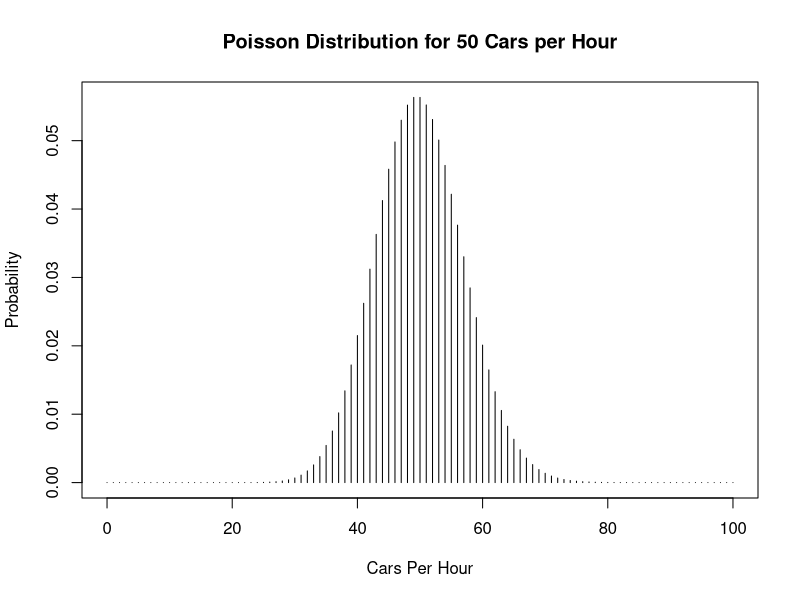
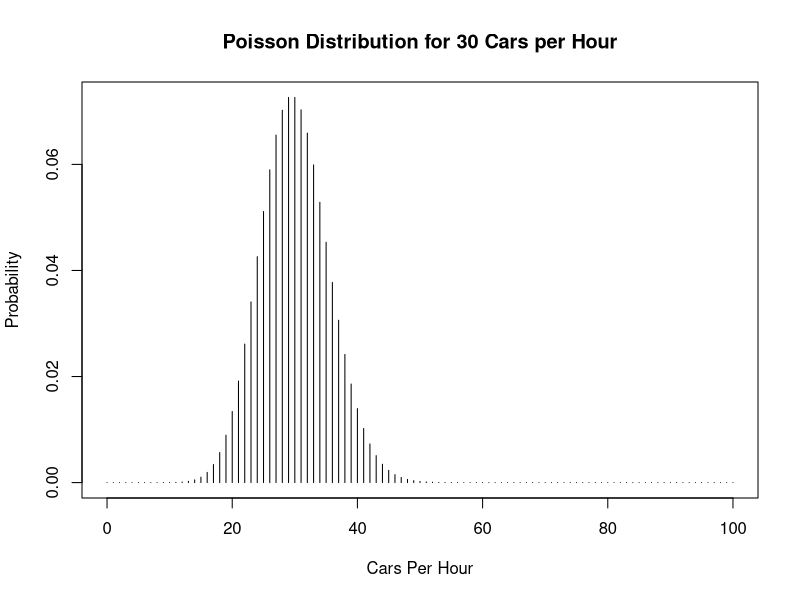
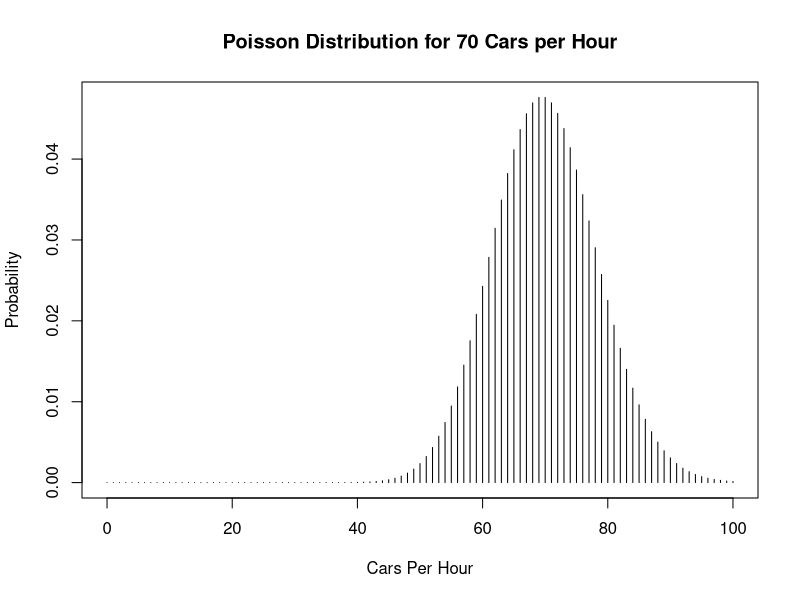

Reproduce these figures in R, in order.
# 1
  x=0:100
  y=dpois(x,lambda =50)
  plot(x,y,type = 'h', main="Poisson Distribution for 50 Cars per Hour",
       xlab="Cars Per Hour", ylab="Probability")

  ppois(90,lambda =50,lower.tail = FALSE)

  
# 2
  x=0:100
  y=dpois(x,lambda =30)
  plot(x,y,type = 'h', main="Poisson Distribution for 30 Cars per Hour",
       xlab="Cars Per Hour", ylab="Probability")
  
# 3
  x=0:100
  y=dpois(x,lambda =70)
  plot(x,y,type = 'h', main="Poisson Distribution for 70 Cars per Hour",
       xlab="Cars Per Hour", ylab="Probability")